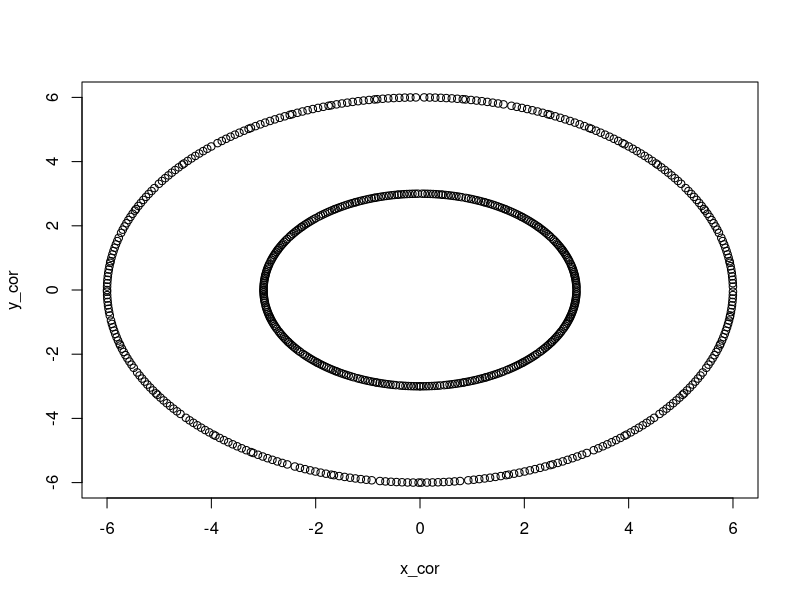
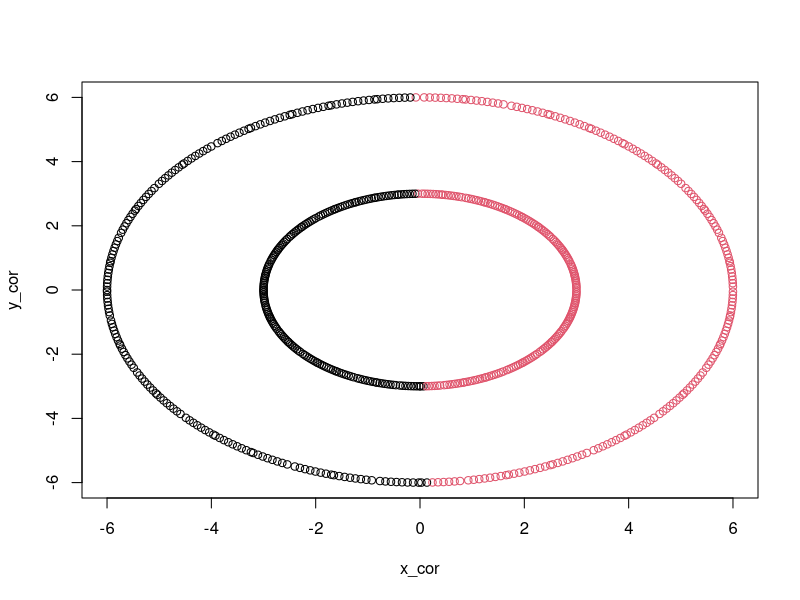
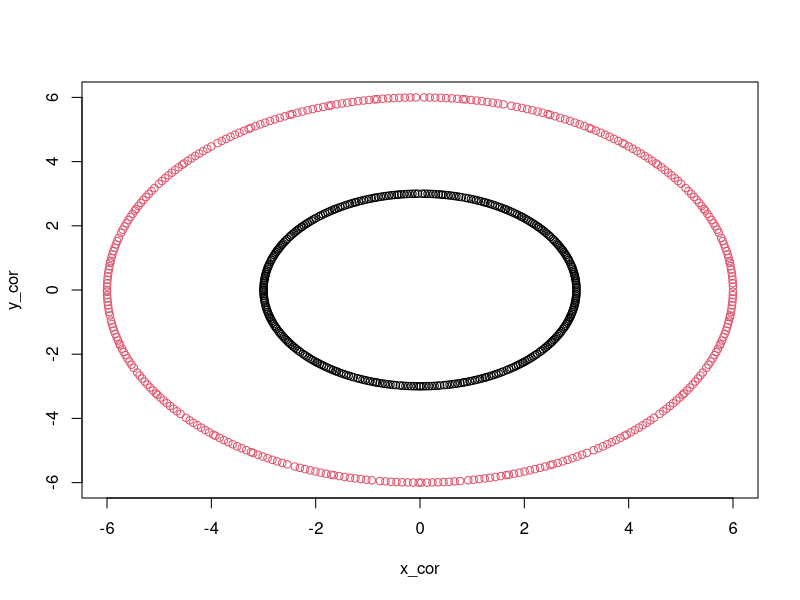
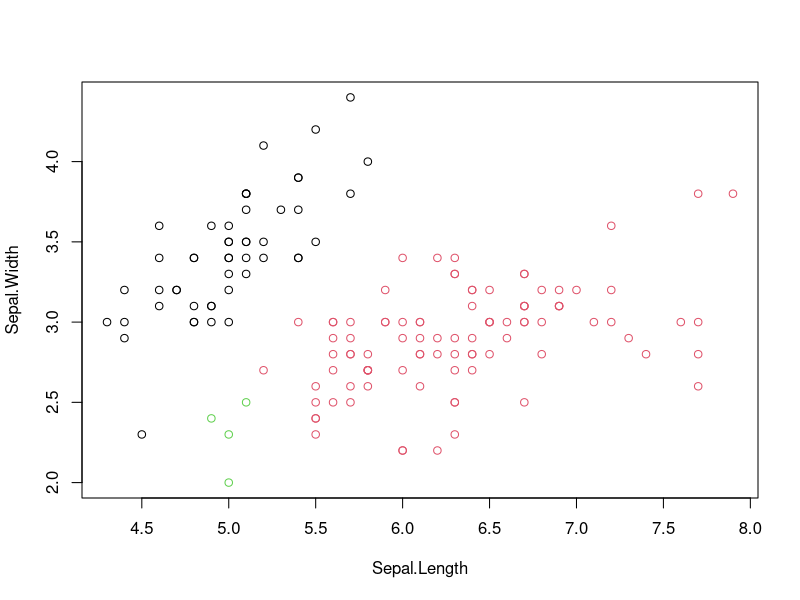

The R script that drew these images, in order:
library(fpc)
library(class)

x_cor = c(dim=c(720))
y_cor = c(dim=c(720))
for(i in 1:360)
{
  x_cor[i] = 3*cos(i)
  y_cor[i] = 3*sin(i)
  x_cor[i+360]=6*cos(i)
  y_cor[i+360]=6*sin(i)
}

plot(x_cor, y_cor)
data = data.frame(x_cor, y_cor)

model = kmeans(data, 2)
model$cluster

plot(x_cor, y_cor, col=model$cluster)

dbs = dbscan(data, eps=0.5, MinPts = 4)
plot(x_cor, y_cor, col=dbs$cluster)

data = iris[,-5]
dm = dist(data, method="euclidean")

dbs2 = dbscan(dm, eps=4, MinPts = 4)
plot(data[,1:2], col=dbs2$cluster)
